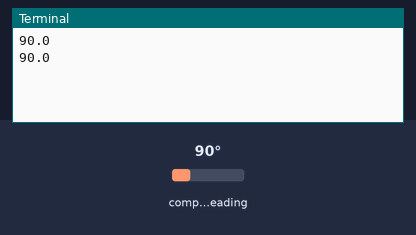
Recording of a program running on a simulated Raspberry Pi (BCM pin numbers). Shown: the last lines printed to the terminal. The test bench sets the inputs (shaded band); at power-on: compass heading 90°. The clock reads 2024-03-15 10:24:30 at power-on unless the program sets it.

Above: at 1.2 s.
1.3 s: compass heading set to 7°
At 2.6 s:
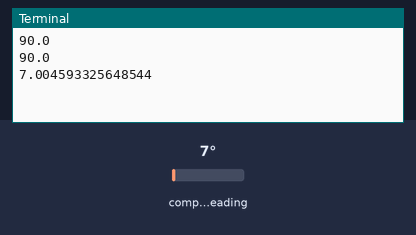
2.8 s: compass heading set to 180°
At 3.9 s:
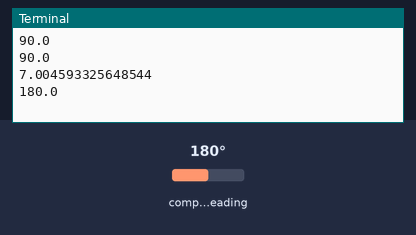
Timing chart, 0 to 5.8 s (numbered marks = the images above; inputs shaded):
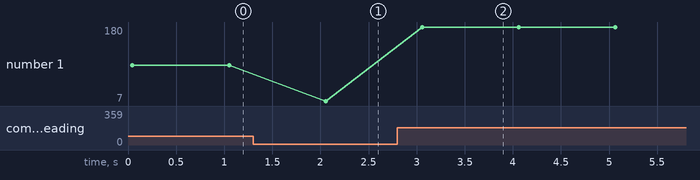

Measured:
- after the input at 1.3 s, the terminal: prints a new line after 0.75 s (image 1)
- after the input at 2.8 s, the terminal: prints a new line after 0.26 s (image 2)
- plotted number 1: 90 → 7 after the input at 1.3 s, 7 → 180 after the input at 2.8 s

The program:

git_compas_2.py
```python
# -*- coding: utf-8 -*-
"""
Python driver for the QMC5883L 3-Axis Magnetic Sensor.

Usage example:

  import py_qmc5883l
  sensor = py_qmc5883l.QMC5883L()
  m = sensor.get_magnet()
  print(m)

you will get three 16 bit signed integers, representing the values
of the magnetic sensor on axis X, Y and Z, e.g. [-1257, 940, -4970].
"""

import logging
import math
import time
import smbus

__author__ = "Niccolo Rigacci"
__copyright__ = "Copyright 2018 Niccolo Rigacci <niccolo@rigacci.org>"
__license__ = "GPLv3-or-later"
__email__ = "niccolo@rigacci.org"
__version__ = "0.1.4"

DFLT_BUS = 1
DFLT_ADDRESS = 0x0d

REG_XOUT_LSB = 0x00     # Output Data Registers for magnetic sensor.
REG_XOUT_MSB = 0x01
REG_YOUT_LSB = 0x02
REG_YOUT_MSB = 0x03
REG_ZOUT_LSB = 0x04
REG_ZOUT_MSB = 0x05
REG_STATUS_1 = 0x06     # Status Register.
REG_TOUT_LSB = 0x07     # Output Data Registers for temperature.
REG_TOUT_MSB = 0x08
REG_CONTROL_1 = 0x09    # Control Register #1.
REG_CONTROL_2 = 0x0a    # Control Register #2.
REG_RST_PERIOD = 0x0b   # SET/RESET Period Register.
REG_CHIP_ID = 0x0d      # Chip ID register.

# Flags for Status Register #1.
STAT_DRDY = 0b00000001  # Data Ready.
STAT_OVL = 0b00000010   # Overflow flag.
STAT_DOR = 0b00000100   # Data skipped for reading.

# Flags for Status Register #2.
INT_ENB = 0b00000001    # Interrupt Pin Enabling.
POL_PNT = 0b01000000    # Pointer Roll-over.
SOFT_RST = 0b10000000   # Soft Reset.

# Flags for Control Register 1.
MODE_STBY = 0b00000000  # Standby mode.
MODE_CONT = 0b00000001  # Continuous read mode.
ODR_10HZ = 0b00000000   # Output Data Rate Hz.
ODR_50HZ = 0b00000100
ODR_100HZ = 0b00001000
ODR_200HZ = 0b00001100
RNG_2G = 0b00000000     # Range 2 Gauss: for magnetic-clean environments.
RNG_8G = 0b00010000     # Range 8 Gauss: for strong magnetic fields.
OSR_512 = 0b00000000    # Over Sample Rate 512: less noise, more power.
OSR_256 = 0b01000000
OSR_128 = 0b10000000
OSR_64 = 0b11000000     # Over Sample Rate 64: more noise, less power.


class QMC5883L(object):
    """Interface for the QMC5883l 3-Axis Magnetic Sensor."""
    def __init__(self,
                 i2c_bus=DFLT_BUS,
                 address=DFLT_ADDRESS,
                 output_data_rate=ODR_10HZ,
                 output_range=RNG_2G,
                 oversampling_rate=OSR_512):

        self.address = address
        self.bus = smbus.SMBus(i2c_bus)
        self.output_range = output_range
        self._declination = 0.0
        self._calibration = [[1.0, 0.0, 0.0],
                             [0.0, 1.0, 0.0],
                             [0.0, 0.0, 1.0]]
        chip_id = self._read_byte(REG_CHIP_ID)
        if chip_id != 0xff:
            msg = "Chip ID returned 0x%x instead of 0xff; is the wrong chip?"
            logging.warning(msg, chip_id)
        self.mode_cont = (MODE_CONT | output_data_rate | output_range
                          | oversampling_rate)
        self.mode_stby = (MODE_STBY | ODR_10HZ | RNG_2G | OSR_64)
        self.mode_continuous()

    def __del__(self):
        """Once finished using the sensor, switch to standby mode."""
        self.mode_standby()

    def mode_continuous(self):
        """Set the device in continuous read mode."""
        self._write_byte(REG_CONTROL_2, SOFT_RST)  # Soft reset.
        self._write_byte(REG_CONTROL_2, INT_ENB)  # Disable interrupt.
        self._write_byte(REG_RST_PERIOD, 0x01)  # Define SET/RESET period.
        self._write_byte(REG_CONTROL_1, self.mode_cont)  # Set operation mode.

    def mode_standby(self):
        """Set the device in standby mode."""
        self._write_byte(REG_CONTROL_2, SOFT_RST)
        self._write_byte(REG_CONTROL_2, INT_ENB)
        self._write_byte(REG_RST_PERIOD, 0x01)
        self._write_byte(REG_CONTROL_1, self.mode_stby)  # Set operation mode.

    def _write_byte(self, registry, value):
        self.bus.write_byte_data(self.address, registry, value)
        time.sleep(0.01)

    def _read_byte(self, registry):
        return self.bus.read_byte_data(self.address, registry)

    def _read_word(self, registry):
        """Read a two bytes value stored as LSB and MSB."""
        low = self.bus.read_byte_data(self.address, registry)
        high = self.bus.read_byte_data(self.address, registry + 1)
        val = (high << 8) + low
        return val

    def _read_word_2c(self, registry):
        """Calculate the 2's complement of a two bytes value."""
        val = self._read_word(registry)
        if val >= 0x8000:  # 32768
            return val - 0x10000  # 65536
        else:
            return val

    def get_data(self):
        """Read data from magnetic and temperature data registers."""
        i = 0
        [x, y, z, t] = [None, None, None, None]
        while i < 20:  # Timeout after about 0.20 seconds.
            status = self._read_byte(REG_STATUS_1)
            if status & STAT_OVL:
                # Some values have reached an overflow.
                msg = ("Magnetic sensor overflow.")
                if self.output_range == RNG_2G:
                    msg += " Consider switching to RNG_8G output range."
                logging.warning(msg)
            if status & STAT_DOR:
                # Previous measure was read partially, sensor in Data Lock.
                x = self._read_word_2c(REG_XOUT_LSB)
                y = self._read_word_2c(REG_YOUT_LSB)
                z = self._read_word_2c(REG_ZOUT_LSB)
                continue
            if status & STAT_DRDY:
                # Data is ready to read.
                x = self._read_word_2c(REG_XOUT_LSB)
                y = self._read_word_2c(REG_YOUT_LSB)
                z = self._read_word_2c(REG_ZOUT_LSB)
                t = self._read_word_2c(REG_TOUT_LSB)
                break
            else:
                # Waiting for DRDY.
                time.sleep(0.01)
                i += 1
        return [x, y, z, t]

    def get_magnet_raw(self):
        """Get the 3 axis values from magnetic sensor."""
        [x, y, z, t] = self.get_data()
        return [x, y, z]

    def get_magnet(self):
        """Return the horizontal magnetic sensor vector with (x, y) calibration applied."""
        [x, y, z] = self.get_magnet_raw()
        if x is None or y is None:
            [x1, y1] = [x, y]
        else:
            c = self._calibration
            x1 = x * c[0][0] + y * c[0][1] + c[0][2]
            y1 = x * c[1][0] + y * c[1][1] + c[1][2]
        return [x1, y1]

    def get_bearing_raw(self):
        """Horizontal bearing (in degrees) from magnetic value X and Y."""
        [x, y, z] = self.get_magnet_raw()
        if x is None or y is None:
            return None
        else:
            b = math.degrees(math.atan2(x, z))
            if b < 0:
                b += 360.0
            return b

    def get_bearing(self):
        """Horizontal bearing, adjusted by calibration and declination."""
        [x, y] = self.get_magnet()
        if x is None or y is None:
            return None
        else:
            b = math.degrees(math.atan2(y, x))
            if b < 0:
                b += 360.0
            b += self._declination
            if b < 0.0:
                b += 360.0
            elif b >= 360.0:
                b -= 360.0
        return b

    def get_temp(self):
        """Raw (uncalibrated) data from temperature sensor."""
        [x, y, z, t] = self.get_data()
        return t

    def set_declination(self, value):
        """Set the magnetic declination, in degrees."""
        try:
            d = float(value)
            if d < -180.0 or d > 180.0:
                logging.error(u'Declination must be >= -180 and <= 180.')
            else:
                self._declination = d
        except:
            logging.error(u'Declination must be a float value.')

    def get_declination(self):
        """Return the current set value of magnetic declination."""
        return self._declination

    def set_calibration(self, value):
        """Set the 3x3 matrix for horizontal (x, y) magnetic vector calibration."""
        c = [[1.0, 0.0, 0.0], [0.0, 1.0, 0.0], [0.0, 0.0, 1.0]]
        try:
            for i in range(0, 3):
                for j in range(0, 3):
                    c[i][j] = float(value[i][j])
            self._calibration = c
        except:
            logging.error(u'Calibration must be a 3x3 float matrix.')

    def get_calibration(self):
        """Return the current set value of the calibration matrix."""
        return self._calibration

    declination = property(fget=get_declination,
                           fset=set_declination,
                           doc=u'Magnetic declination to adjust bearing.')

    calibration = property(fget=get_calibration,
                           fset=set_calibration,
                           doc=u'Transformation matrix to adjust (x, y) magnetic vector.')

sensor = QMC5883L()
while(1):
	m = sensor.get_bearing() #get_magnet()
	print(m)
	time.sleep(1)
```
